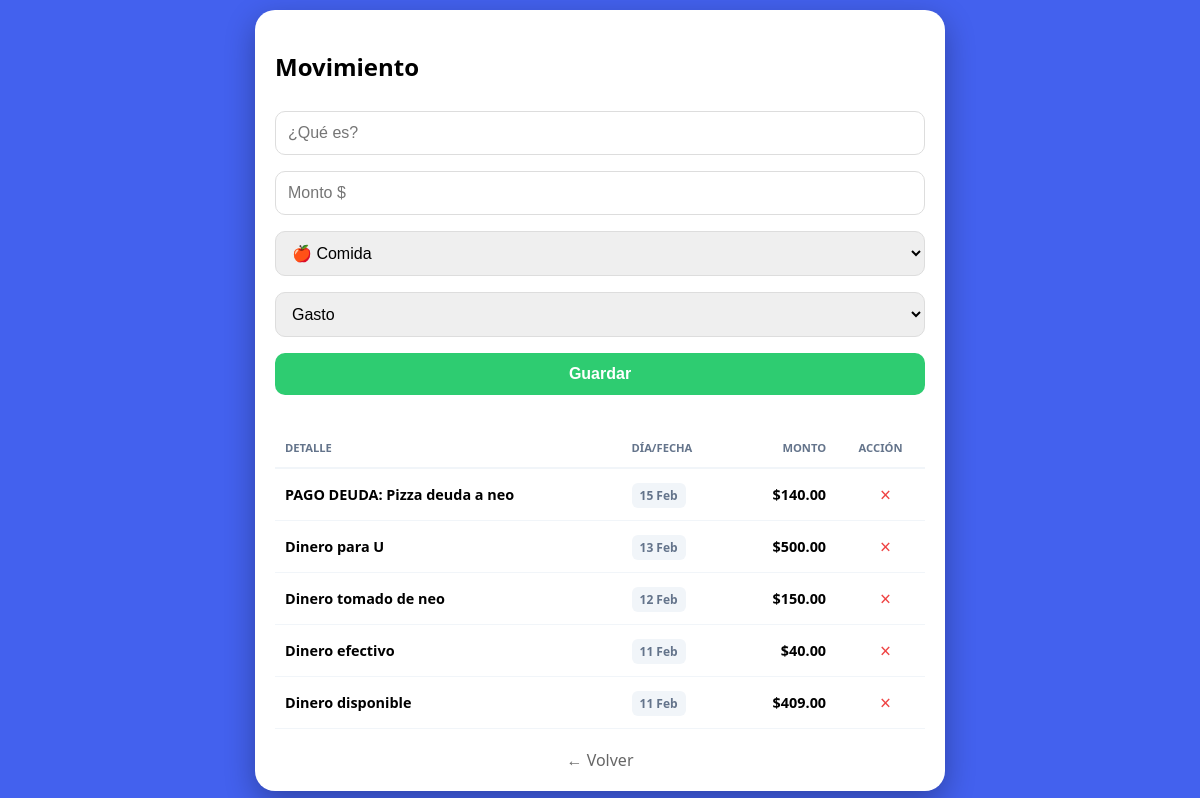
The page /seccion/movimiento (signed in) on the database its author committed.
### app.py (models this page shows)
class Movimiento(db.Model):
    id = db.Column(db.Integer, primary_key=True)
    descripcion = db.Column(db.String(200)); monto = db.Column(db.Float)
    tipo = db.Column(db.String(10)); categoria = db.Column(db.String(50))
    fecha = db.Column(db.DateTime, default=datetime.now)
    usuario_id = db.Column(db.Integer, db.ForeignKey('usuario.id'))

### app.py (the view, shortened to what this page needs)
@app.route("/seccion/<tipo>", methods=["GET", "POST"])
def seccion(tipo):
    if 'u_id' not in session: return redirect(url_for('login'))
    uid = session['u_id']
    cat_def = request.args.get('cat', '')
    tipo_def = request.args.get('t', 'Gasto')
    datos = Movimiento.query.filter_by(usuario_id=uid).order_by(Movimiento.fecha.desc()).all() if tipo == "movimiento" else \
            Pendiente.query.filter_by(usuario_id=uid).all() if tipo == "pendiente" else \
            GastoFijo.query.filter_by(usuario_id=uid).all()
    return render_template("seccion.html", tipo=tipo, datos=datos, cat_def=cat_def, tipo_def=tipo_def)

### templates/seccion.html (shortened to what this page needs)
<!DOCTYPE html>
<html lang="es">
<head>
</head>
<body>
    <div class="box">
        <h2>{{ tipo|capitalize }}</h2>
        <form method="POST">
            <input type="text" name="descripcion" placeholder="¿Qué es?" required>
            <input type="number" step="0.01" name="monto" placeholder="Monto $" required>
            {% if tipo == 'movimiento' %}
                <select name="categoria">
                    <option value="Comida" {% if cat_def == 'Comida' %}selected{% endif %}>🍎 Comida</option>
                </select>
                <select name="tipo">
                    <option value="Gasto" {% if tipo_def == 'Gasto' %}selected{% endif %}>Gasto</option>
                </select>
            {% elif tipo == 'fijo' %}
                <input type="number" name="dia" placeholder="Día del mes (1-31)" min="1" max="31" required>
            {% endif %}
            <button type="submit">Guardar</button>
        </form>
        <div class="table-container">
            <table>
                <thead>
                    <tr>
                        <th>Detalle</th>
                        {% if tipo != 'pendiente' %}<th>Día/Fecha</th>{% endif %}
                        <th style="text-align:right;">Monto</th>
                        <th style="text-align:center;">Acción</th>
                    </tr>
                </thead>
                <tbody>
                    {% for d in datos %}
                    <tr>
                        <td><b>{{ d.descripcion }}</b></td>
                        {% if tipo == 'fijo' %}
                            <td><span class="tag dia-tag">Día {{ d.dia_cobro }}</span></td>
                        {% elif tipo == 'movimiento' %}
                            <td><span class="tag fecha-tag">{{ d.fecha.strftime('%d %b') }}</span></td>
                        {% endif %}
                        <td style="text-align:right; font-weight:bold;">${{ "%.2f"|format(d.monto) }}</td>
                        <td style="text-align:center;">
                            {% if tipo == 'movimiento' %}
                                <a href="/borrar/movimiento/{{ d.id }}" class="btn-del">×</a>
                            {% endif %}
                        </td>
                    </tr>
                    {% endfor %}
                </tbody>
            </table>
        </div>
        <a href="/dashboard" style="display:block; text-align:center; color:#666; margin-top:20px; text-decoration:none;">← Volver</a>
    </div>
</body>
</html>

### templates/seccion.html (style rules this page uses)
body { font-family: 'Segoe UI', sans-serif; background: #4361ee; padding: 10px; display: flex; justify-content: center; margin: 0; }
.box { background: white; padding: 20px; border-radius: 20px; width: 100%; max-width: 650px; box-shadow: 0 10px 30px rgba(0,0,0,0.3); }
input, select, button { width: 100%; padding: 12px; margin: 8px 0; border-radius: 10px; border: 1px solid #ddd; box-sizing: border-box; font-size: 16px; }
button { background: #2ecc71; color: white; border: none; font-weight: bold; cursor: pointer; }
.table-container { overflow-x: auto; }
table { width: 100%; border-collapse: collapse; margin-top: 25px; min-width: 400px; }
table th { text-align: left; padding: 12px 10px; color: #64748b; font-size: 0.7rem; text-transform: uppercase; border-bottom: 2px solid #f1f5f9; }
table td { padding: 12px 10px; border-bottom: 1px solid #f1f5f9; vertical-align: middle; font-size: 0.9rem; }
.tag { padding: 4px 8px; border-radius: 6px; font-weight: bold; font-size: 0.75rem; white-space: nowrap; }
.fecha-tag { background: #f1f5f9; color: #64748b; }
.btn-del { color: #ef4444; text-decoration: none; font-size: 1.2rem; margin-left: 10px; }

### rows shown on the page
Movimiento: descripcion "PAGO DEUDA: Pizza deuda a neo", fecha "15 Feb", monto "140.00"
Movimiento: descripcion "Dinero para U", fecha "13 Feb", monto "500.00"
Movimiento: descripcion "Dinero tomado de neo", fecha "12 Feb", monto "150.00"
Movimiento: descripcion "Dinero efectivo", fecha "11 Feb", monto "40.00"
Movimiento: descripcion "Dinero disponible", fecha "11 Feb", monto "409.00"

### other values the page prints
{{ tipo|capitalize }} "Movimiento"
